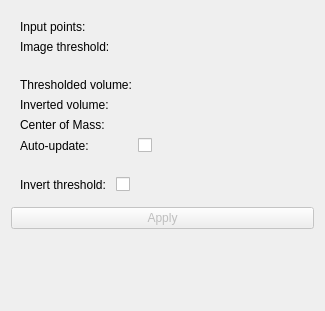
<?xml version="1.0" encoding="UTF-8"?>
<ui version="4.0">
 <class>MyFirstModule</class>
 <widget class="qMRMLWidget" name="MyFirstModule">
  <property name="geometry">
   <rect>
    <x>0</x>
    <y>0</y>
    <width>325</width>
    <height>311</height>
   </rect>
  </property>
  <layout class="QVBoxLayout" name="verticalLayout">
   <item>
    <widget class="ctkCollapsibleButton" name="inputsCollapsibleButton" native="true">
     <property name="text" stdset="0">
      <string>Inputs</string>
     </property>
     <layout class="QFormLayout" name="formLayout_2">
      <item row="0" column="0">
       <widget class="QLabel" name="label">
        <property name="text">
         <string>Input points:</string>
        </property>
       </widget>
      </item>
      <item row="0" column="1">
       <widget class="qMRMLNodeComboBox" name="inputSelector" native="true">
        <property name="toolTip">
         <string>Pick the input to the algorithm.</string>
        </property>
        <property name="nodeTypes" stdset="0">
         <stringlist notr="true">
          <string>vtkMRMLMarkupsFiducialNode</string>
         </stringlist>
        </property>
        <property name="showChildNodeTypes" stdset="0">
         <bool>false</bool>
        </property>
        <property name="addEnabled" stdset="0">
         <bool>false</bool>
        </property>
        <property name="removeEnabled" stdset="0">
         <bool>false</bool>
        </property>
        <property name="SlicerParameterName" stdset="0">
         <string>inputVolume</string>
        </property>
       </widget>
      </item>
      <item row="2" column="0">
       <widget class="QLabel" name="label_3">
        <property name="text">
         <string>Image threshold:</string>
        </property>
       </widget>
      </item>
      <item row="2" column="1">
       <widget class="ctkSliderWidget" name="imageThresholdSliderWidget" native="true">
        <property name="toolTip">
         <string>Set threshold value for computing the output image. Voxels that have intensities lower than this value will set to zero.</string>
        </property>
        <property name="singleStep" stdset="0">
         <double>0.100000000000000</double>
        </property>
        <property name="minimum" stdset="0">
         <double>-100.000000000000000</double>
        </property>
        <property name="maximum" stdset="0">
         <double>500.000000000000000</double>
        </property>
        <property name="value" stdset="0">
         <double>0.500000000000000</double>
        </property>
        <property name="SlicerParameterName" stdset="0">
         <string>imageThreshold</string>
        </property>
       </widget>
      </item>
     </layout>
    </widget>
   </item>
   <item>
    <widget class="ctkCollapsibleButton" name="outputsCollapsibleButton" native="true">
     <property name="text" stdset="0">
      <string>Outputs</string>
     </property>
     <layout class="QFormLayout" name="formLayout_4">
      <item row="0" column="0">
       <widget class="QLabel" name="label_2">
        <property name="text">
         <string>Thresholded volume:</string>
        </property>
       </widget>
      </item>
      <item row="0" column="1">
       <widget class="qMRMLNodeComboBox" name="outputSelector" native="true">
        <property name="toolTip">
         <string>Pick the output to the algorithm.</string>
        </property>
        <property name="nodeTypes" stdset="0">
         <stringlist notr="true">
          <string>vtkMRMLScalarVolumeNode</string>
         </stringlist>
        </property>
        <property name="showChildNodeTypes" stdset="0">
         <bool>false</bool>
        </property>
        <property name="noneEnabled" stdset="0">
         <bool>true</bool>
        </property>
        <property name="addEnabled" stdset="0">
         <bool>true</bool>
        </property>
        <property name="removeEnabled" stdset="0">
         <bool>true</bool>
        </property>
        <property name="SlicerParameterName" stdset="0">
         <string>thresholdedVolume</string>
        </property>
       </widget>
      </item>
      <item row="1" column="0">
       <widget class="QLabel" name="label_5">
        <property name="text">
         <string>Inverted volume:</string>
        </property>
       </widget>
      </item>
      <item row="1" column="1">
       <widget class="qMRMLNodeComboBox" name="invertedOutputSelector" native="true">
        <property name="toolTip">
         <string>Result with inverted threshold will be written into this volume</string>
        </property>
        <property name="nodeTypes" stdset="0">
         <stringlist notr="true">
          <string>vtkMRMLScalarVolumeNode</string>
         </stringlist>
        </property>
        <property name="showChildNodeTypes" stdset="0">
         <bool>false</bool>
        </property>
        <property name="noneEnabled" stdset="0">
         <bool>true</bool>
        </property>
        <property name="addEnabled" stdset="0">
         <bool>true</bool>
        </property>
        <property name="removeEnabled" stdset="0">
         <bool>true</bool>
        </property>
        <property name="SlicerParameterName" stdset="0">
         <string>invertedVolume</string>
        </property>
       </widget>
      </item>
      <item row="2" column="0">
       <widget class="QLabel" name="label_6">
        <property name="text">
         <string>Center of Mass: </string>
        </property>
       </widget>
      </item>
      <item row="2" column="1">
       <widget class="QLabel" name="centerOfMassValueLabel">
        <property name="text">
         <string/>
        </property>
       </widget>
      </item>
      <item row="3" column="0">
       <widget class="QLabel" name="label_7">
        <property name="text">
         <string>Auto-update: </string>
        </property>
       </widget>
      </item>
      <item row="3" column="1">
       <widget class="QCheckBox" name="autoUpdateCheckBox">
        <property name="text">
         <string/>
        </property>
       </widget>
      </item>
     </layout>
    </widget>
   </item>
   <item>
    <widget class="ctkCollapsibleButton" name="advancedCollapsibleButton" native="true">
     <property name="text" stdset="0">
      <string>Advanced</string>
     </property>
     <property name="collapsed" stdset="0">
      <bool>true</bool>
     </property>
     <layout class="QFormLayout" name="formLayout_3">
      <item row="0" column="0">
       <widget class="QLabel" name="label_4">
        <property name="text">
         <string>Invert threshold: </string>
        </property>
       </widget>
      </item>
      <item row="0" column="1">
       <widget class="QCheckBox" name="invertOutputCheckBox">
        <property name="toolTip">
         <string>If checked, values above threshold are set to 0. If unchecked, values below are set to 0.</string>
        </property>
        <property name="text">
         <string/>
        </property>
        <property name="invertThreshold" stdset="0">
         <string/>
        </property>
       </widget>
      </item>
     </layout>
    </widget>
   </item>
   <item>
    <widget class="QPushButton" name="applyButton">
     <property name="enabled">
      <bool>false</bool>
     </property>
     <property name="toolTip">
      <string>Run the algorithm.</string>
     </property>
     <property name="text">
      <string>Apply</string>
     </property>
    </widget>
   </item>
   <item>
    <spacer name="verticalSpacer">
     <property name="orientation">
      <enum>Qt::Vertical</enum>
     </property>
     <property name="sizeHint" stdset="0">
      <size>
       <width>20</width>
       <height>40</height>
      </size>
     </property>
    </spacer>
   </item>
  </layout>
 </widget>
 <customwidgets>
  <customwidget>
   <class>qMRMLNodeComboBox</class>
   <extends>QWidget</extends>
   <header>qMRMLNodeComboBox.h</header>
  </customwidget>
  <customwidget>
   <class>qMRMLWidget</class>
   <extends>QWidget</extends>
   <header>qMRMLWidget.h</header>
   <container>1</container>
  </customwidget>
  <customwidget>
   <class>ctkCollapsibleButton</class>
   <extends>QWidget</extends>
   <header>ctkCollapsibleButton.h</header>
   <container>1</container>
  </customwidget>
  <customwidget>
   <class>ctkSliderWidget</class>
   <extends>QWidget</extends>
   <header>ctkSliderWidget.h</header>
  </customwidget>
 </customwidgets>
 <resources/>
 <connections>
  <connection>
   <sender>MyFirstModule</sender>
   <signal>mrmlSceneChanged(vtkMRMLScene*)</signal>
   <receiver>inputSelector</receiver>
   <slot>setMRMLScene(vtkMRMLScene*)</slot>
   <hints>
    <hint type="sourcelabel">
     <x>122</x>
     <y>132</y>
    </hint>
    <hint type="destinationlabel">
     <x>248</x>
     <y>61</y>
    </hint>
   </hints>
  </connection>
  <connection>
   <sender>MyFirstModule</sender>
   <signal>mrmlSceneChanged(vtkMRMLScene*)</signal>
   <receiver>outputSelector</receiver>
   <slot>setMRMLScene(vtkMRMLScene*)</slot>
   <hints>
    <hint type="sourcelabel">
     <x>82</x>
     <y>135</y>
    </hint>
    <hint type="destinationlabel">
     <x>220</x>
     <y>161</y>
    </hint>
   </hints>
  </connection>
  <connection>
   <sender>MyFirstModule</sender>
   <signal>mrmlSceneChanged(vtkMRMLScene*)</signal>
   <receiver>invertedOutputSelector</receiver>
   <slot>setMRMLScene(vtkMRMLScene*)</slot>
   <hints>
    <hint type="sourcelabel">
     <x>161</x>
     <y>8</y>
    </hint>
    <hint type="destinationlabel">
     <x>173</x>
     <y>176</y>
    </hint>
   </hints>
  </connection>
 </connections>
</ui>
